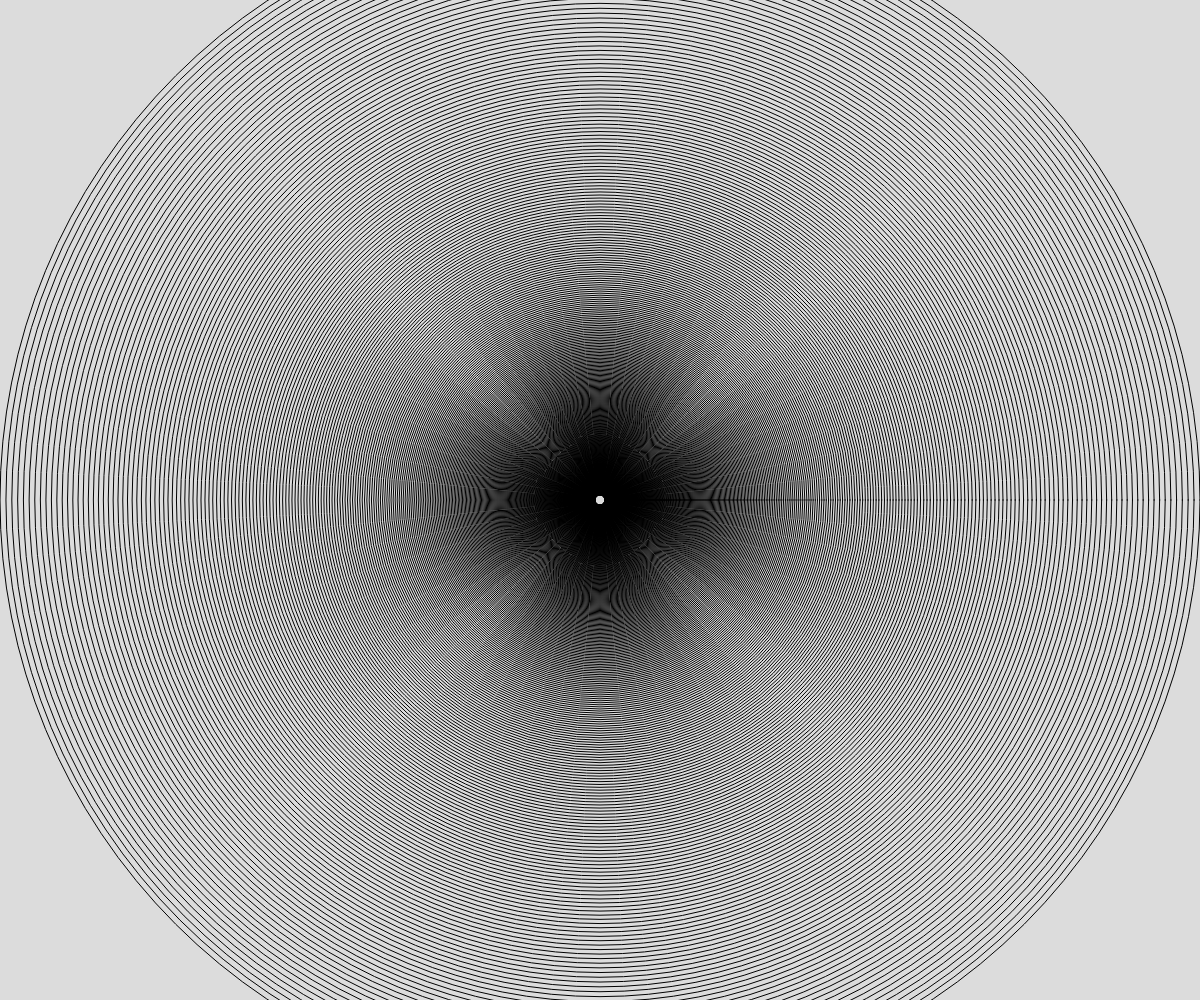
Frame 1 (no input)
Frame 60 (no input): identical to frame 1, image omitted
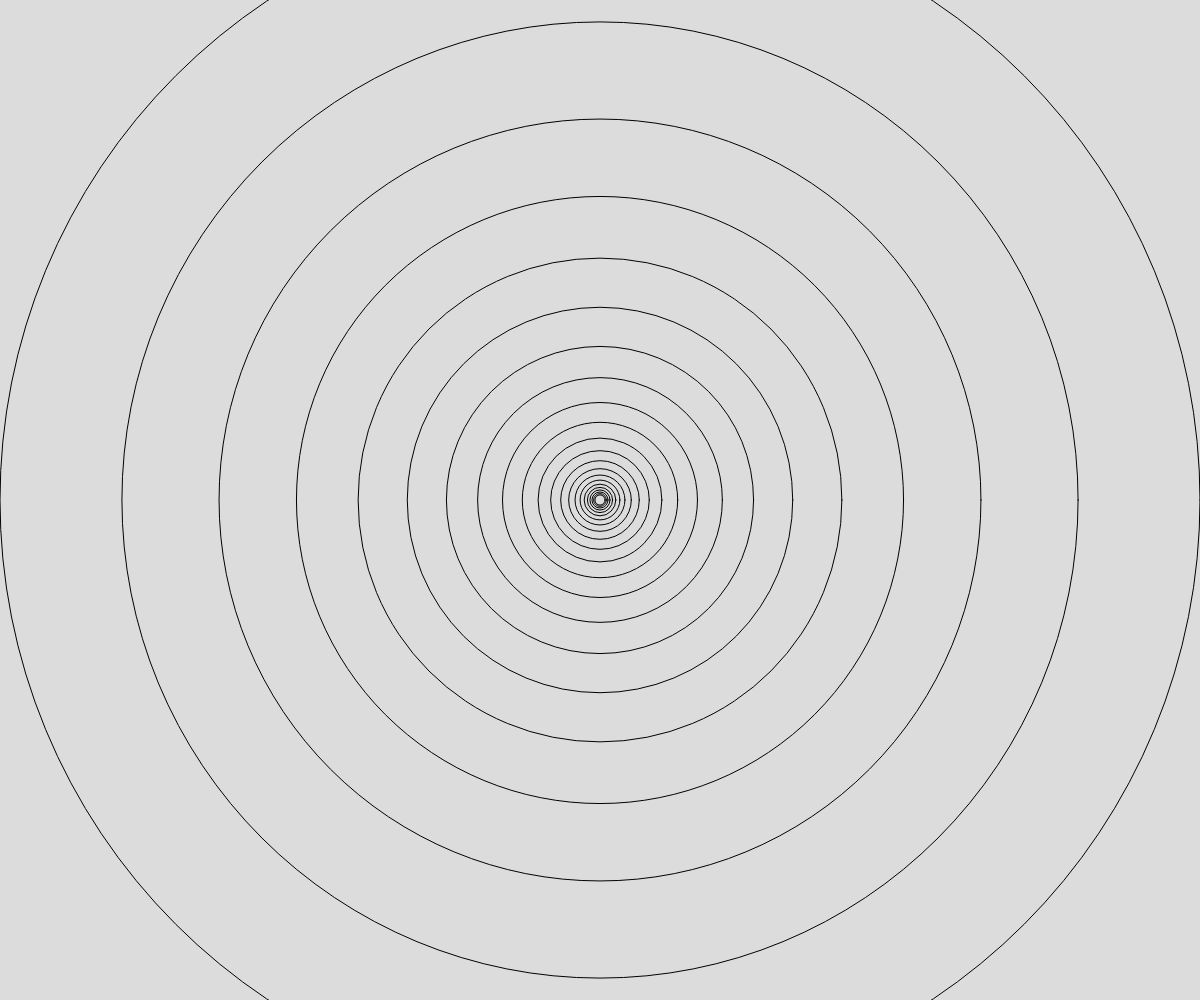
Frame 120 (the mouse pressed at the canvas centre since frame 60)

The p5.js sketch that drew these frames (run headless with seeded random() and noise() and a simulated clock; from frame 60 on, the mouse is pressed at the canvas centre):

// p5.js sketch
// ── sketch.js
// David Shi
// Date
//
// Extra for Experts:
// - describe what you did to take this project "above and beyond"


function setup() {
  createCanvas(windowWidth, windowHeight);
  noFill();
}

function draw() {
  background(220);
  circleInCirle(width/2, height/2, width);
}

function cantor(x,y,length,depth){
  if(depth > 0){
    line(x,y,x+length,y) 
    let newY = y + 20;
    cantor(x, newY, len/3, depth-1);
    cantor(x+ 2/3*len), newY, len/3, depth-1;
  }
}

function circleInCirle(x, y, d){
  if (d>10){
    circle(x,y,d);
    let den = map(mouseX,0,width,1.01,1.5);
    circleInCirle(x,y,d/den);
  }
}
